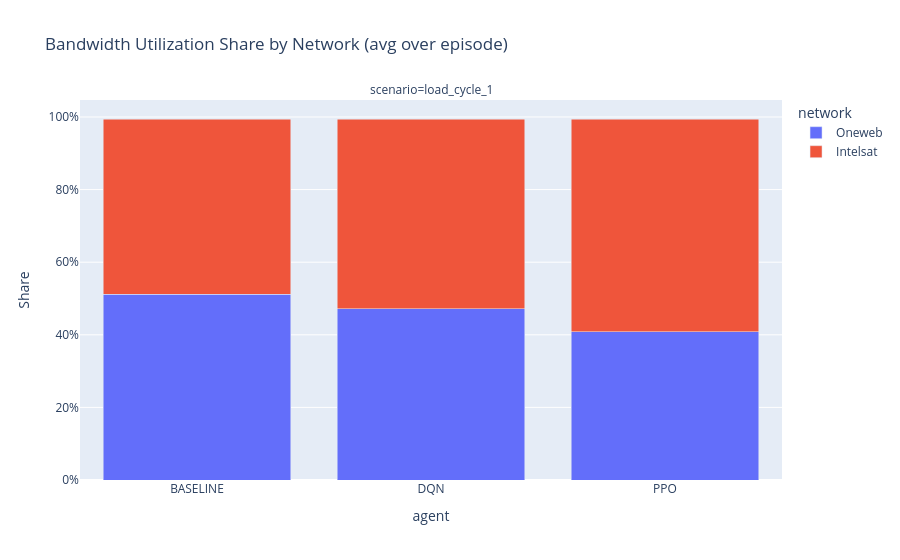
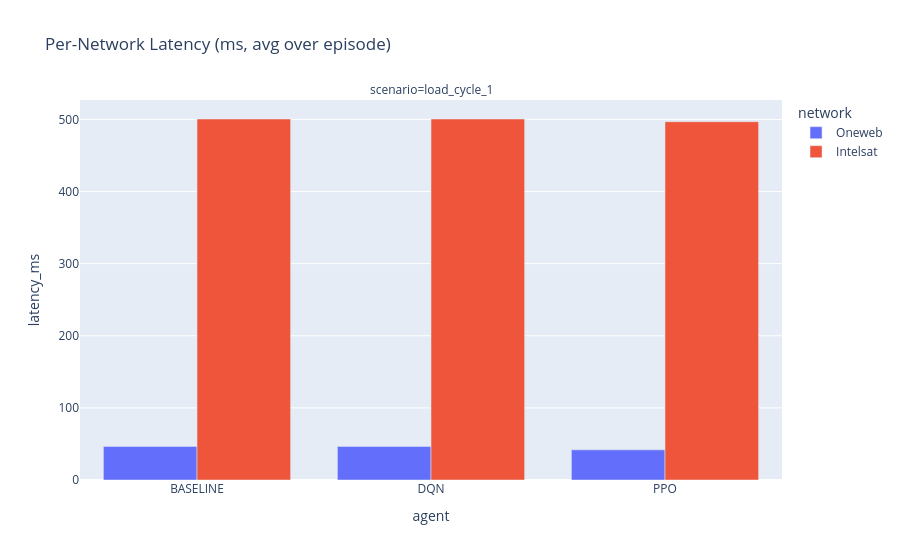
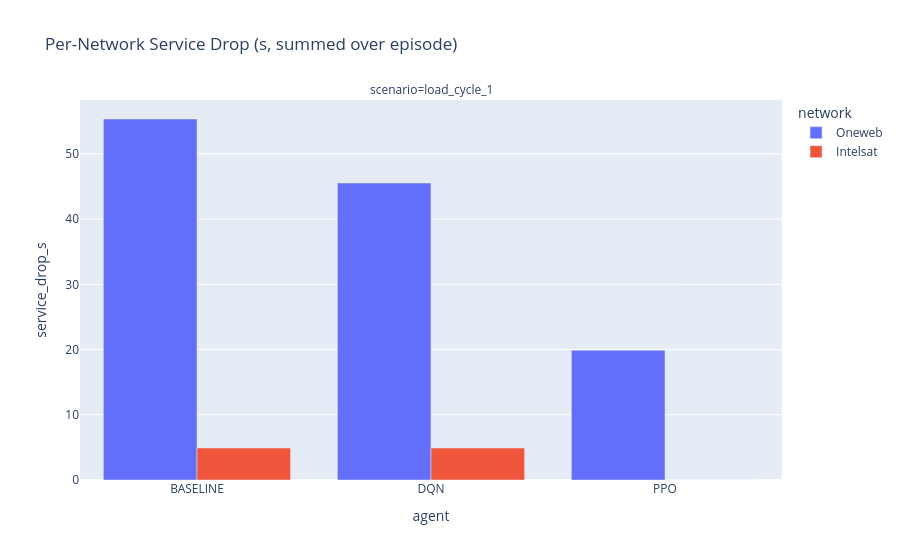
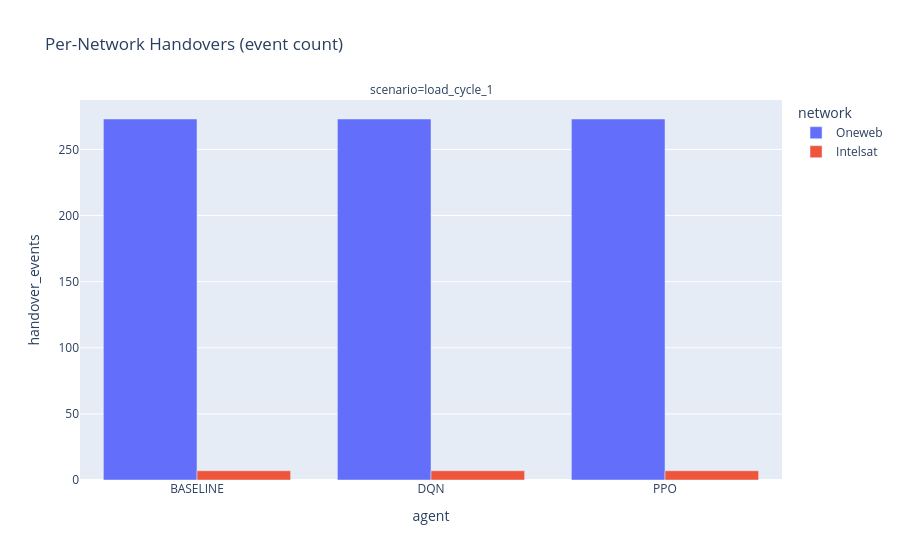

Notebook code for these charts, in order:
### Code cell
if missing_cols:
    print('Skipping network plots until required columns are present.')
else:
    # 1) Average utilization share by source
    s1 = net_summary.melt(
        id_vars=['scenario','agent'],
        value_vars=['oneweb_share','intelsat_share'],
        var_name='network', value_name='share'
    )
    s1['network'] = s1['network'].str.replace('_share','').str.title()
    fig1 = px.bar(
        s1, x='agent', y='share', color='network', barmode='stack',
        facet_col='scenario', facet_col_wrap=3,
        title='Bandwidth Utilization Share by Network (avg over episode)'
    )
    fig1.update_yaxes(title='Share', tickformat='.0%')
    fig1.show()

    # 2) Average latency by source
    s2 = net_summary.melt(
        id_vars=['scenario','agent'],
        value_vars=['oneweb_latency_ms','intelsat_latency_ms'],
        var_name='network', value_name='latency_ms'
    )
    s2['network'] = s2['network'].str.replace('_latency_ms','').str.title()
    fig2 = px.bar(
        s2, x='agent', y='latency_ms', color='network', barmode='group',
        facet_col='scenario', facet_col_wrap=3,
        title='Per-Network Latency (ms, avg over episode)'
    )
    fig2.show()

    # 3) Service drop + handovers by source
    s3_drop = net_summary.melt(
        id_vars=['scenario','agent'],
        value_vars=['oneweb_service_drop_s','intelsat_service_drop_s'],
        var_name='network', value_name='service_drop_s'
    )
    s3_drop['network'] = s3_drop['network'].str.replace('_service_drop_s','').str.title()
    fig3 = px.bar(
        s3_drop, x='agent', y='service_drop_s', color='network', barmode='group',
        facet_col='scenario', facet_col_wrap=3,
        title='Per-Network Service Drop (s, summed over episode)'
    )
    fig3.show()

    s3_ho = net_summary.melt(
        id_vars=['scenario','agent'],
        value_vars=['oneweb_handover_delta','intelsat_handover_delta'],
        var_name='network', value_name='handover_events'
    )
    s3_ho['network'] = s3_ho['network'].str.replace('_handover_delta','').str.title()
    fig4 = px.bar(
        s3_ho, x='agent', y='handover_events', color='network', barmode='group',
        facet_col='scenario', facet_col_wrap=3,
        title='Per-Network Handovers (event count)'
    )
    fig4.show()

### Figure 1 — Plotly figure (JSON) as saved in the notebook; plotly's stock layout.template omitted (floating-point values rounded to 4 significant figures)
{"data": [{"hovertemplate": "network=Oneweb<br>scenario=load_cycle_1<br>agent=%{x}<br>share=%{y}<extra></extra>", "legendgroup": "Oneweb", "marker": {"color": "#636efa", "pattern": {"shape": ""}}, "name": "Oneweb", "orientation": "v", "showlegend": true, "textposition": "auto", "type": "bar", "x": ["BASELINE", "DQN", "PPO"], "xaxis": "x", "y": [0.5119, 0.4723, 0.4078], "yaxis": "y"}, {"hovertemplate": "network=Intelsat<br>scenario=load_cycle_1<br>agent=%{x}<br>share=%{y}<extra></extra>", "legendgroup": "Intelsat", "marker": {"color": "#EF553B", "pattern": {"shape": ""}}, "name": "Intelsat", "orientation": "v", "showlegend": true, "textposition": "auto", "type": "bar", "x": ["BASELINE", "DQN", "PPO"], "xaxis": "x", "y": [0.4825, 0.5221, 0.5866], "yaxis": "y"}], "layout": {"annotations": [{"font": {}, "showarrow": false, "text": "scenario=load_cycle_1", "x": 0.5, "xanchor": "center", "xref": "paper", "y": 1, "yanchor": "bottom", "yref": "paper"}], "barmode": "stack", "legend": {"title": {"text": "network"}, "tracegroupgap": 0}, "title": {"text": "Bandwidth Utilization Share by Network (avg over episode)"}, "xaxis": {"anchor": "y", "domain": [0, 1], "title": {"text": "agent"}}, "yaxis": {"anchor": "x", "domain": [0, 1], "tickformat": ".0%", "title": {"text": "Share"}}}}

### Figure 2 — Plotly figure (JSON) as saved in the notebook; plotly's stock layout.template omitted (floating-point values rounded to 4 significant figures)
{"data": [{"alignmentgroup": "True", "hovertemplate": "network=Oneweb<br>scenario=load_cycle_1<br>agent=%{x}<br>latency_ms=%{y}<extra></extra>", "legendgroup": "Oneweb", "marker": {"color": "#636efa", "pattern": {"shape": ""}}, "name": "Oneweb", "offsetgroup": "Oneweb", "orientation": "v", "showlegend": true, "textposition": "auto", "type": "bar", "x": ["BASELINE", "DQN", "PPO"], "xaxis": "x", "y": [46.6, 46.6, 41.78], "yaxis": "y"}, {"alignmentgroup": "True", "hovertemplate": "network=Intelsat<br>scenario=load_cycle_1<br>agent=%{x}<br>latency_ms=%{y}<extra></extra>", "legendgroup": "Intelsat", "marker": {"color": "#EF553B", "pattern": {"shape": ""}}, "name": "Intelsat", "offsetgroup": "Intelsat", "orientation": "v", "showlegend": true, "textposition": "auto", "type": "bar", "x": ["BASELINE", "DQN", "PPO"], "xaxis": "x", "y": [500.6, 500.6, 496.8], "yaxis": "y"}], "layout": {"annotations": [{"font": {}, "showarrow": false, "text": "scenario=load_cycle_1", "x": 0.5, "xanchor": "center", "xref": "paper", "y": 1, "yanchor": "bottom", "yref": "paper"}], "barmode": "group", "legend": {"title": {"text": "network"}, "tracegroupgap": 0}, "title": {"text": "Per-Network Latency (ms, avg over episode)"}, "xaxis": {"anchor": "y", "domain": [0, 1], "title": {"text": "agent"}}, "yaxis": {"anchor": "x", "domain": [0, 1], "title": {"text": "latency_ms"}}}}

### Figure 3 — Plotly figure (JSON) as saved in the notebook; plotly's stock layout.template omitted (floating-point values rounded to 4 significant figures)
{"data": [{"alignmentgroup": "True", "hovertemplate": "network=Oneweb<br>scenario=load_cycle_1<br>agent=%{x}<br>service_drop_s=%{y}<extra></extra>", "legendgroup": "Oneweb", "marker": {"color": "#636efa", "pattern": {"shape": ""}}, "name": "Oneweb", "offsetgroup": "Oneweb", "orientation": "v", "showlegend": true, "textposition": "auto", "type": "bar", "x": ["BASELINE", "DQN", "PPO"], "xaxis": "x", "y": [55.34, 45.53, 19.9], "yaxis": "y"}, {"alignmentgroup": "True", "hovertemplate": "network=Intelsat<br>scenario=load_cycle_1<br>agent=%{x}<br>service_drop_s=%{y}<extra></extra>", "legendgroup": "Intelsat", "marker": {"color": "#EF553B", "pattern": {"shape": ""}}, "name": "Intelsat", "offsetgroup": "Intelsat", "orientation": "v", "showlegend": true, "textposition": "auto", "type": "bar", "x": ["BASELINE", "DQN", "PPO"], "xaxis": "x", "y": [4.904, 4.904, 0.0], "yaxis": "y"}], "layout": {"annotations": [{"font": {}, "showarrow": false, "text": "scenario=load_cycle_1", "x": 0.5, "xanchor": "center", "xref": "paper", "y": 1, "yanchor": "bottom", "yref": "paper"}], "barmode": "group", "legend": {"title": {"text": "network"}, "tracegroupgap": 0}, "title": {"text": "Per-Network Service Drop (s, summed over episode)"}, "xaxis": {"anchor": "y", "domain": [0, 1], "title": {"text": "agent"}}, "yaxis": {"anchor": "x", "domain": [0, 1], "title": {"text": "service_drop_s"}}}}

### Figure 4 — Plotly figure (JSON) as saved in the notebook; plotly's stock layout.template omitted (floating-point values rounded to 4 significant figures)
{"data": [{"alignmentgroup": "True", "hovertemplate": "network=Oneweb<br>scenario=load_cycle_1<br>agent=%{x}<br>handover_events=%{y}<extra></extra>", "legendgroup": "Oneweb", "marker": {"color": "#636efa", "pattern": {"shape": ""}}, "name": "Oneweb", "offsetgroup": "Oneweb", "orientation": "v", "showlegend": true, "textposition": "auto", "type": "bar", "x": ["BASELINE", "DQN", "PPO"], "xaxis": "x", "y": [273, 273, 273], "yaxis": "y"}, {"alignmentgroup": "True", "hovertemplate": "network=Intelsat<br>scenario=load_cycle_1<br>agent=%{x}<br>handover_events=%{y}<extra></extra>", "legendgroup": "Intelsat", "marker": {"color": "#EF553B", "pattern": {"shape": ""}}, "name": "Intelsat", "offsetgroup": "Intelsat", "orientation": "v", "showlegend": true, "textposition": "auto", "type": "bar", "x": ["BASELINE", "DQN", "PPO"], "xaxis": "x", "y": [7, 7, 7], "yaxis": "y"}], "layout": {"annotations": [{"font": {}, "showarrow": false, "text": "scenario=load_cycle_1", "x": 0.5, "xanchor": "center", "xref": "paper", "y": 1, "yanchor": "bottom", "yref": "paper"}], "barmode": "group", "legend": {"title": {"text": "network"}, "tracegroupgap": 0}, "title": {"text": "Per-Network Handovers (event count)"}, "xaxis": {"anchor": "y", "domain": [0, 1], "title": {"text": "agent"}}, "yaxis": {"anchor": "x", "domain": [0, 1], "title": {"text": "handover_events"}}}}
